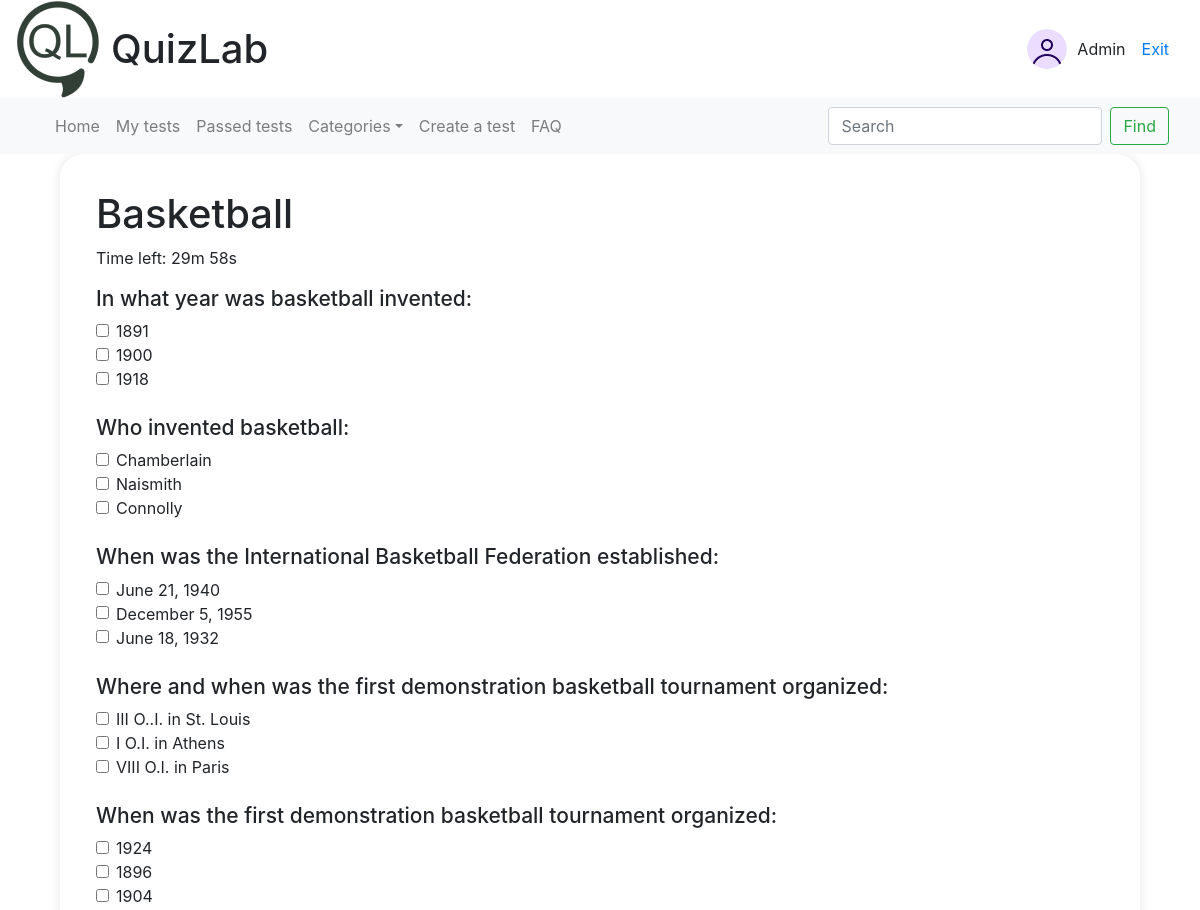
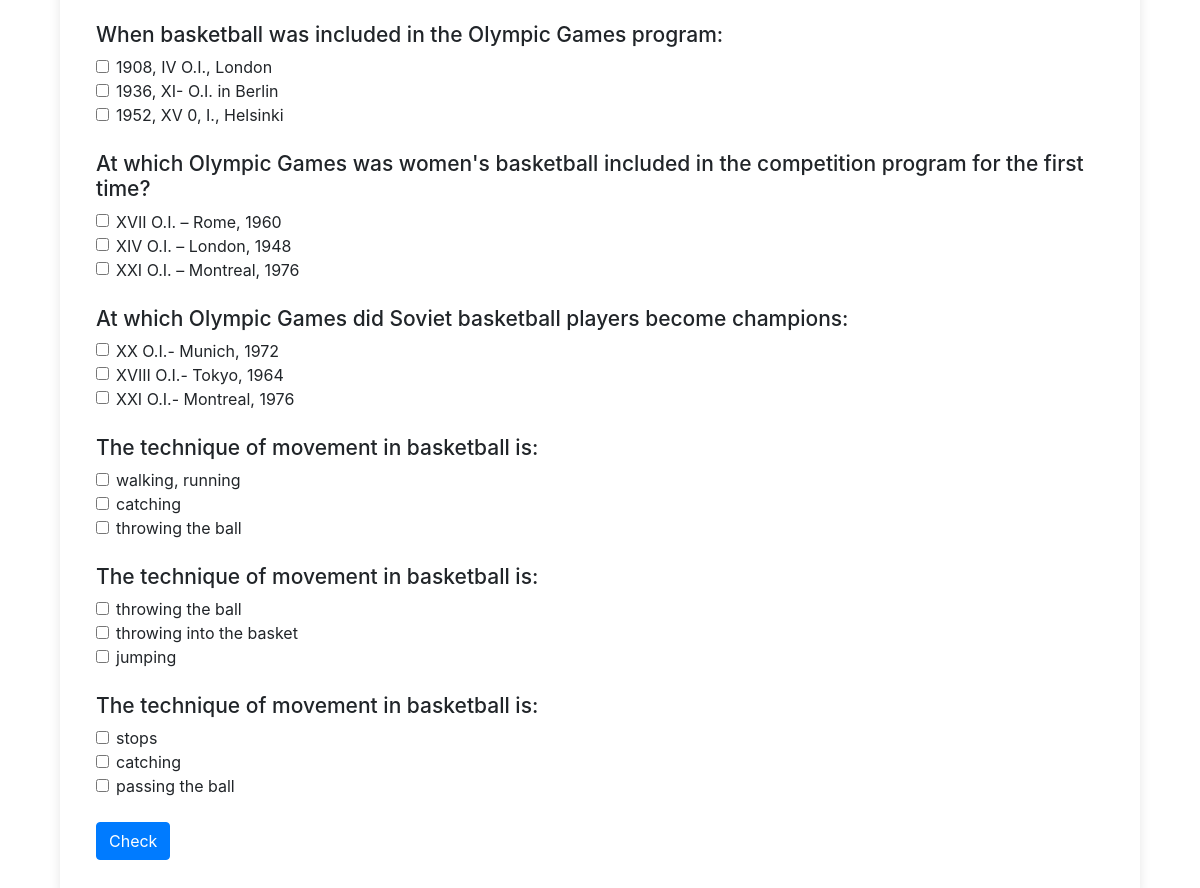
Page /test/9/passing_the_test/ (signed in) on the committed database (2 pictures, top to bottom).
### test/models.py (models this page shows, shortened)
class Test(models.Model):
    name = models.CharField(max_length=100)
    time_for_pass = models.IntegerField()
    author = models.ForeignKey(User, on_delete=models.CASCADE)
    category = models.ForeignKey(Category, on_delete=models.CASCADE)
    class Meta:
        verbose_name = 'Тест'
        verbose_name_plural = 'Тесты'

class Question(models.Model):
    name = models.CharField(max_length=100)
    test = models.ForeignKey(Test, on_delete=models.CASCADE)
    class Meta:
        ordering = ['id']
        verbose_name = 'Вопрос'
        verbose_name_plural = 'Вопросы'

class Answer(models.Model):
    name = models.CharField(max_length=100)
    correct = models.BooleanField(default=False)
    question = models.ForeignKey(Question, on_delete=models.CASCADE)
    class Meta:
        verbose_name = 'Ответ'
        verbose_name_plural = 'Ответы'

### test/views.py (the view, shortened to what this page needs)
# urls.py: path('test/<int:id>/passing_the_test/', views.passing_the_test, name='passing_the_test'),
@login_required
def passing_the_test(request, id):
    test = get_object_or_404(Test, id=id)
    questions = test.question_set.all()
    time_for_pass = test.time_for_pass
    result = None
    user_answers = []
    context = {
        'test': test,
        'questions': questions,
        'user_answers': user_answers,
        'result': result,
        'time_for_pass': time_for_pass
    }
    return render(request, 'test/passing_the_test.html', context)

### test/templates/test/passing_the_test.html (shortened to what this page needs)
{% extends 'test/base.html' %}
{% block content %}
    <h1>{{ test.name }}</h1>
    <p id="countdown">Time left: {{ time_for_pass }}</p>
    <form id="testForm" method="post" action="/test/{{ test.id }}/results/">
        {% for question in questions %}
            <h2 class="question-text">{{ question.name }}</h2>
            {% for answer in question.answer_set.all %}
                <div class="form-check">
                    <input type="checkbox"
                           name="answer_{{ question.id }}"
                           class="form-check-input"
                           id="answer{{ answer.id }}"
                           value="{{ answer.id }}"
                           {% if answer.id in user_answers %}checked{% endif %}>
                    <label for="answer{{ answer.id }}" class="form-check-label">{{ answer.name }}</label>
                </div>
            {% endfor %}
            <br>
        {% endfor %}
        <button type="submit" class="btn btn-primary">Check</button>
    </form>
{% endblock %}

### test/templates/test/base.html (shortened to what this page needs)
{% load static %}
<html lang="en">
<head>
    <link rel="stylesheet" href="//maxcdn.bootstrapcdn.com/bootstrap/4.3.1/css/bootstrap.min.css">
    <link rel="stylesheet" href="//maxcdn.bootstrapcdn.com/bootstrap/4.3.1/css/bootstrap-theme.min.css">
</head>
<body>
    <header class="header container-fluid">
        <div class="row align-items-center">
            <div class="col-8 col-md-6 d-flex align-items-center">
                <img src="{% static 'test/img/Logo.png' %}" alt="Иконка сайта" class="site-icon">
                <h1 class="site-title"><a href="/">QuizLab</a></h1>
            </div>
            {% if user.is_authenticated %}
            <div class="col-4 col-md-6 d-flex justify-content-end align-items-center">
                <div class="user-card d-flex align-items-center">
                    <img src="{% static 'test/img/avatar.png' %}" alt="Profile photo" class="profile-photo">
                    <span>{{ user.username }}</span>
                    <a class="nav-link" href="/account/logout/">Exit</a>
                </div>
            </div>
        </div>
    </header>
    <nav id="navbar-example2" class="navbar navbar-expand-lg navbar-light bg-light container-fluid">
        <div class="container-fluid">
            <div class="navbar-collapse">
                <ul class="navbar-nav mr-auto">
                    <li class="nav-item">
                        <a class="nav-link" href="/">Home</a>
                    </li>
                    <li class="nav-item">
                        <a class="nav-link" href="{% url 'my_tests' %}">My tests</a>
                    </li>
                    <li class="nav-item">
                        <a class="nav-link" href="/test/passed_tests">Passed tests</a>
                    </li>
                    <li class="nav-item dropdown">
                        <a class="nav-link dropdown-toggle" href="#">Categories</a>
                    </li>
                    <li class="nav-item">
                        <a class="nav-link" href="{% url 'create_test' %}">Сreate a test</a>
                    </li>
                    <li class="nav-item">
                        <a class="nav-link" href="{% url 'FAQ' %}">FAQ</a>
                    </li>
                </ul>
                <form class="form-inline my-2 my-lg-0" action="{% url 'search_tests' %}" method="get">
                    <input class="form-control mr-sm-2" type="text" name="q" placeholder="Search" aria-label="Search">
                    <button class="btn btn-outline-success my-2 my-sm-0" type="submit">Find</button>
                </form>
            </div>
        </div>
    </nav>
{% endif %}
    <div class="container">
        {% block content %}
        {% endblock %}
    </div>
</body>
</html>

### rows in the picture
Test: name "Basketball"
Question: name "In what year was basketball invented:"
Answer: name "1891"
Answer: name "1900"
Answer: name "1918"
Question: name "Who invented basketball:"
Answer: name "Chamberlain"
Answer: name "Naismith"
Answer: name "Connolly"
Question: name "When was the International Basketball Federation established:"
Answer: name "June 21, 1940"
Answer: name "December 5, 1955"
Answer: name "June 18, 1932"
Question: name "Where and when was the first demonstration basketball tournament organized:"
Answer: name "III O..I. in St. Louis"
Answer: name "I O.I. in Athens"
Answer: name "VIII O.I. in Paris"
Question: name "When was the first demonstration basketball tournament organized:"
Answer: name "1924"
Answer: name "1896"
Answer: name "1904"
Question: name "When basketball was included in the Olympic Games program:"
Answer: name "1908, IV O.I., London"
Answer: name "1936, XI- O.I. in Berlin"
Answer: name "1952, XV 0, I., Helsinki"
Question: name "At which Olympic Games was women's basketball included in the competition program for the first time?"
Answer: name "XVII O.I. – Rome, 1960"
Answer: name "XIV O.I. – London, 1948"
Answer: name "XXI O.I. – Montreal, 1976"
Question: name "At which Olympic Games did Soviet basketball players become champions:"
Answer: name "XX O.I.- Munich, 1972"
Answer: name "XVIII O.I.- Tokyo, 1964"
Answer: name "XXI O.I.- Montreal, 1976"
Question: name "The technique of movement in basketball is:"
Answer: name "walking, running"
Answer: name "catching"
Answer: name "throwing the ball"
Question: name "The technique of movement in basketball is:"
Answer: name "throwing the ball"
Answer: name "throwing into the basket"
Answer: name "jumping"
Question: name "The technique of movement in basketball is:"
Answer: name "stops"
Answer: name "catching"
Answer: name "passing the ball"

### other values in the picture
{{ user.username }} "Admin"
